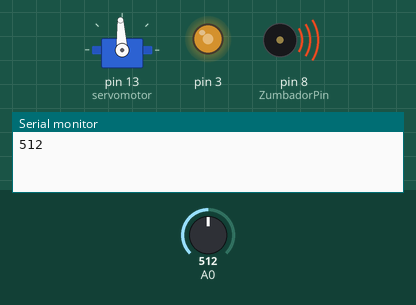
Simulated run of this sketch. Board: Arduino Uno, built with avr-gcc and run on an emulated ATmega328P. Shown: servo, output pins drawn as LEDs (lit = HIGH), buzzer (waves = sounding), the last lines printed to the serial monitor. The inputs (shaded band) are chosen by the test bench; at power-on: A0 = 512. Random numbers use the default seed unless the sketch sets one; pins used as bus, display or sensor lines are not drawn.

Above: at 0.25 s.
At 7.9 s:
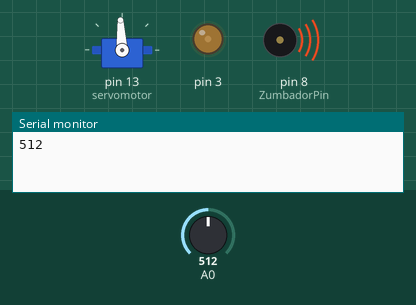
At 26.2 s:
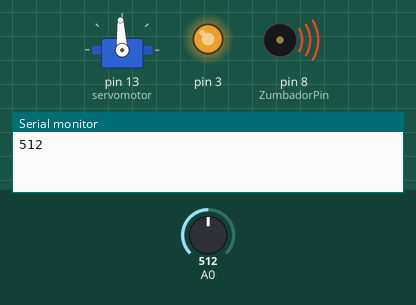
At 27.2 s:
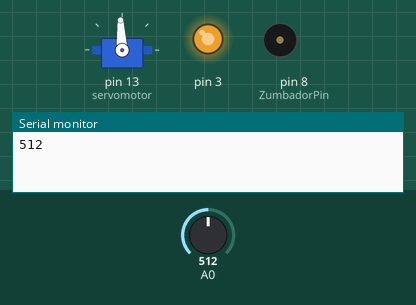
At 30.54 s:
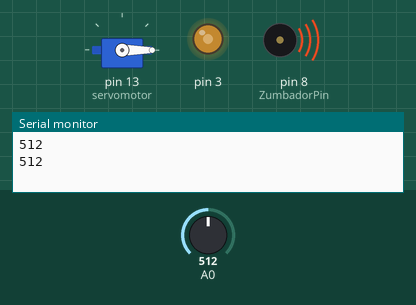
At 37.1 s:
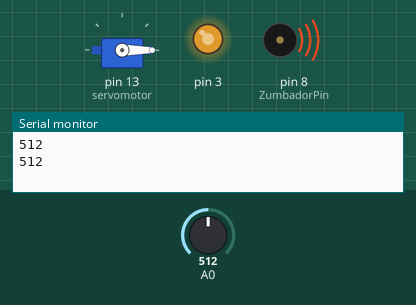
Timing chart, 0 to 40.0 s (numbered marks = the images above):
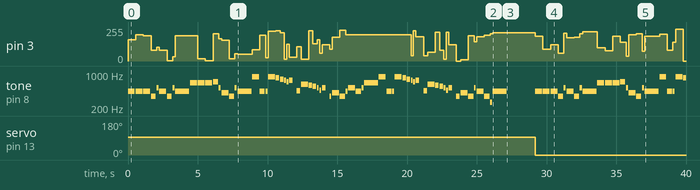

The sketch:

buzzer+tiovivo.ino
```cpp
#include <Servo.h>
int ZumbadorPin = 8;
int potenciometro = 0;
int Map;
Servo servomotor;
int c=261;
int d=294;
int e=329;
int f=349;
int g=391;
int gS=415;
int a=440;
int aS=455;
int b=466;
int cH=523;
int cSH=554;
int dH=587;
int dSH=622;
int eH=659;
int fH=698;
int fSH=740;
int gH=783;
int gSH=830;
int aH=880;


void setup()
{

  pinMode(ZumbadorPin, OUTPUT);
  pinMode(A0, INPUT);
  Serial.begin(9600);
  servomotor.attach(13);
}

void loop()
{
    Map = map(potenciometro, 0, 107, 93, 180);
  potenciometro = analogRead(A0);
  servomotor.write(Map);
  Serial.println(potenciometro);

  tone(ZumbadorPin, a, 500);
  analogWrite(0, random(0,255));
  analogWrite(1, random(0,255));
  analogWrite(3, random(0,255));
    delay(500+50);
    tone(ZumbadorPin, a, 500);
    analogWrite(0, random(0,255));
  analogWrite(1, random(0,255));
  analogWrite(3, random(0,255));
    delay(500+50);
    tone(ZumbadorPin, a, 500);
    analogWrite(0, random(0,255));
  analogWrite(1, random(0,255));
  analogWrite(3, random(0,255));
    delay(500+50);
    tone(ZumbadorPin, f, 350);
    analogWrite(0, random(0,255));
  analogWrite(1, random(0,255));
  analogWrite(3, random(0,255));
    delay(350+50);
    tone(ZumbadorPin, cH, 150);
    analogWrite(0, random(0,255));
  analogWrite(1, random(0,255));
  analogWrite(3, random(0,255));
    delay(150+50);
    tone(ZumbadorPin, a, 500);
    analogWrite(0, random(0,255));
  analogWrite(1, random(0,255));
  analogWrite(3, random(0,255));
    delay(500+50);
    tone(ZumbadorPin, f, 350);
    analogWrite(0, random(0,255));
  analogWrite(1, random(0,255));
  analogWrite(3, random(0,255));
    delay(350+50);
    tone(ZumbadorPin, cH, 150);
    analogWrite(0, random(0,255));
  analogWrite(1, random(0,255));
  analogWrite(3, random(0,255));
    delay(150+50);
    tone(ZumbadorPin, a, 1000);
    analogWrite(0, random(0,255));
  analogWrite(1, random(0,255));
  analogWrite(3, random(0,255));
    delay(1000+50);

    tone(ZumbadorPin, eH, 500);
    analogWrite(0, random(0,255));
  analogWrite(1, random(0,255));
  analogWrite(3, random(0,255));
    delay(500+50);
    tone(ZumbadorPin, eH, 500);
    analogWrite(0, random(0,255));
  analogWrite(1, random(0,255));
  analogWrite(3, random(0,255));
    delay(500+50);
    tone(ZumbadorPin, eH, 500);
    analogWrite(0, random(0,255));
  analogWrite(1, random(0,255));
  analogWrite(3, random(0,255));
    delay(500+50);
    tone(ZumbadorPin, fH, 350);
    analogWrite(0, random(0,255));
  analogWrite(1, random(0,255));
  analogWrite(3, random(0,255));
    delay(350+50);
    tone(ZumbadorPin, cH, 150);
    analogWrite(0, random(0,255));
  analogWrite(1, random(0,255));
  analogWrite(3, random(0,255));
    delay(150+50);

    tone(ZumbadorPin, gS, 500);
    analogWrite(0, random(0,255));
  analogWrite(1, random(0,255));
  analogWrite(3, random(0,255));
    delay(500+50);
    tone(ZumbadorPin, f, 350);
    analogWrite(0, random(0,255));
  analogWrite(1, random(0,255));
  analogWrite(3, random(0,255));
    delay(350+50);
    tone(ZumbadorPin, cH, 150);
    analogWrite(0, random(0,255));
  analogWrite(1, random(0,255));
  analogWrite(3, random(0,255));
    delay(150+50);
    tone(ZumbadorPin, a, 1000);
    analogWrite(0, random(0,255));
  analogWrite(1, random(0,255));
  analogWrite(3, random(0,255));
    delay(1000+50);


    tone(ZumbadorPin, aH, 500);
    analogWrite(0, random(0,255));
  analogWrite(1, random(0,255));
  analogWrite(3, random(0,255));
    delay(500+50);
    tone(ZumbadorPin, a, 350);
    analogWrite(0, random(0,255));
  analogWrite(1, random(0,255));
  analogWrite(3, random(0,255));
    delay(350+50);
    tone(ZumbadorPin, a, 150);
    analogWrite(0, random(0,255));
  analogWrite(1, random(0,255));
  analogWrite(3, random(0,255));
    delay(150+50);
    tone(ZumbadorPin, aH, 500);
    analogWrite(0, random(0,255));
  analogWrite(1, random(0,255));
  analogWrite(3, random(0,255));
    delay(500+50);
    tone(ZumbadorPin, gSH, 250);
    analogWrite(0, random(0,255));
  analogWrite(1, random(0,255));
  analogWrite(3, random(0,255));
    delay(250+50);
    tone(ZumbadorPin, gH, 250);
    analogWrite(0, random(0,255));
  analogWrite(1, random(0,255));
  analogWrite(3, random(0,255));
    delay(250+50);

    tone(ZumbadorPin, fSH, 125);
    analogWrite(0, random(0,255));
  analogWrite(1, random(0,255));
  analogWrite(3, random(0,255));
    delay(125+50);
    tone(ZumbadorPin, fH, 125);
    analogWrite(0, random(0,255));
  analogWrite(1, random(0,255));
  analogWrite(3, random(0,255));
    delay(125+50);
    tone(ZumbadorPin, fSH, 250);
    analogWrite(0, random(0,255));
  analogWrite(1, random(0,255));
  analogWrite(3, random(0,255));
    delay(250+50);
    delay(250);
    analogWrite(0, random(0,255));
  analogWrite(1, random(0,255));
  analogWrite(3, random(0,255));
    tone(ZumbadorPin, aS, 250);
    delay(250+50);
    analogWrite(0, random(0,255));
  analogWrite(1, random(0,255));
  analogWrite(3, random(0,255));
    tone(ZumbadorPin, dSH, 500);
    delay(500+50);
    analogWrite(0, random(0,255));
  analogWrite(1, random(0,255));
  analogWrite(3, random(0,255));
    tone(ZumbadorPin, dH, 250);
    delay(250+50);
    analogWrite(0, random(0,255));
  analogWrite(1, random(0,255));
  analogWrite(3, random(0,255));
    tone(ZumbadorPin, cSH, 250);
    analogWrite(0, random(0,255));
  analogWrite(1, random(0,255));
  analogWrite(3, random(0,255));
    delay(250+50);

    tone(ZumbadorPin, cH, 125);
    analogWrite(0, random(0,255));
  analogWrite(1, random(0,255));
  analogWrite(3, random(0,255));
    delay(125+50);
    tone(ZumbadorPin, b, 125);
    analogWrite(0, random(0,255));
  analogWrite(1, random(0,255));
  analogWrite(3, random(0,255));
    delay(125+50);
    tone(ZumbadorPin, cH, 250);
    analogWrite(0, random(0,255));
  analogWrite(1, random(0,255));
  analogWrite(3, random(0,255));
    delay(250+50);
    delay(250);
    tone(ZumbadorPin, f, 125);
    analogWrite(0, random(0,255));
  analogWrite(1, random(0,255));
  analogWrite(3, random(0,255));
    delay(125+50);
    analogWrite(0, random(0,255));
  analogWrite(1, random(0,255));
  analogWrite(3, random(0,255));
    tone(ZumbadorPin, gS, 500);
    analogWrite(0, random(0,255));
  analogWrite(1, random(0,255));
  analogWrite(3, random(0,255));
    delay(500+50);
    tone(ZumbadorPin, f, 375);
    analogWrite(0, random(0,255));
  analogWrite(1, random(0,255));
  analogWrite(3, random(0,255));
    delay(375+50);
    tone(ZumbadorPin, a, 125);
    analogWrite(0, random(0,255));
  analogWrite(1, random(0,255));
  analogWrite(3, random(0,255));
    delay(125+50);

    tone(ZumbadorPin, cH, 500);
    delay(500+50);
    tone(ZumbadorPin, a, 375);
    delay(375+50);
    tone(ZumbadorPin, cH, 125);
    delay(125+50);
    tone(ZumbadorPin, eH, 1000);
    delay(1000+50);


    tone(ZumbadorPin, aH, 500);
    delay(500+50);
    tone(ZumbadorPin, a, 350);
    delay(350+50);
    tone(ZumbadorPin, a, 150);
    delay(150+50);
    tone(ZumbadorPin, aH, 500);
    delay(500+50);
    tone(ZumbadorPin, gSH, 250);
    delay(250+50);
    tone(ZumbadorPin, gH, 250);
    delay(250+50);

    tone(ZumbadorPin, fSH, 125);
    analogWrite(0, random(0,255));
  analogWrite(1, random(0,255));
  analogWrite(3, random(0,255));
    delay(125+50);
    tone(ZumbadorPin, fH, 125);
    analogWrite(0, random(0,255));
  analogWrite(1, random(0,255));
  analogWrite(3, random(0,255));
    delay(125+50);
    tone(ZumbadorPin, fSH, 250);
    analogWrite(0, random(0,255));
  analogWrite(1, random(0,255));
  analogWrite(3, random(0,255));
    delay(250+50);
    delay(250);
    tone(ZumbadorPin, aS, 250);
    analogWrite(0, random(0,255));
  analogWrite(1, random(0,255));
  analogWrite(3, random(0,255));
    delay(250+50);
    tone(ZumbadorPin, dSH, 500);
    analogWrite(0, random(0,255));
  analogWrite(1, random(0,255));
  analogWrite(3, random(0,255));
    delay(500+50);
    tone(ZumbadorPin, dH, 250);
    analogWrite(0, random(0,255));
  analogWrite(1, random(0,255));
  analogWrite(3, random(0,255));
    delay(250+50);
    tone(ZumbadorPin, cSH, 250);
    analogWrite(0, random(0,255));
  analogWrite(1, random(0,255));
  analogWrite(3, random(0,255));
    delay(250+50);


    tone(ZumbadorPin, cH, 125);
    analogWrite(0, random(0,255));
  analogWrite(1, random(0,255));
  analogWrite(3, random(0,255));
    delay(125+50);
    tone(ZumbadorPin, b, 125);
    analogWrite(0, random(0,255));
  analogWrite(1, random(0,255));
  analogWrite(3, random(0,255));
    delay(125+50);
    tone(ZumbadorPin, cH, 250);
    analogWrite(0, random(0,255));
  analogWrite(1, random(0,255));
  analogWrite(3, random(0,255));
    delay(250+50);
    delay(250);
    tone(ZumbadorPin, f, 250);
    analogWrite(0, random(0,255));
  analogWrite(1, random(0,255));
  analogWrite(3, random(0,255));
    delay(250+50);
    tone(ZumbadorPin, gS, 500);
    analogWrite(0, random(0,255));
  analogWrite(1, random(0,255));
  analogWrite(3, random(0,255));
    delay(500+50);
    tone(ZumbadorPin, f, 375);
    analogWrite(0, random(0,255));
  analogWrite(1, random(0,255));
  analogWrite(3, random(0,255));
    delay(375+50);
    tone(ZumbadorPin, cH, 125);
    analogWrite(0, random(0,255));
  analogWrite(1, random(0,255));
  analogWrite(3, random(0,255));
    delay(125+50);

    tone(ZumbadorPin, a, 500);
    analogWrite(0, random(0,255));
  analogWrite(1, random(0,255));
  analogWrite(3, random(0,255));
    delay(500+50);
    tone(ZumbadorPin, f, 375);
    analogWrite(0, random(0,255));
  analogWrite(1, random(0,255));
  analogWrite(3, random(0,255));
    delay(375+50);
    tone(ZumbadorPin, c, 125);
    analogWrite(0, random(0,255));
  analogWrite(1, random(0,255));
  analogWrite(3, random(0,255));
    delay(125+50);
    tone(ZumbadorPin, a, 1000);
    analogWrite(0, random(0,255));
  analogWrite(1, random(0,255));
  analogWrite(3, random(0,255));
    delay(1000+50);
  delay(2000);
}
```

Measured:
- by itself, pin 3: 0/255 → 158/255 at 0.00 s, → 197/255 0.55 s later, → 188/255 0.55 s later, → 80/255 0.55 s later, … (79 changes in this stretch)
- by itself, servo on pin 13 (servomotor): 93° → 0° at 29.2 s
- by itself, tone on pin 8 (ZumbadorPin): plays 440 Hz for 0.50 s, 440 Hz for 0.50 s, 440 Hz for 0.50 s, 349 Hz for 0.35 s, 523 Hz for 0.15 s, 440 Hz for 0.50 s … (89 notes in this stretch)
